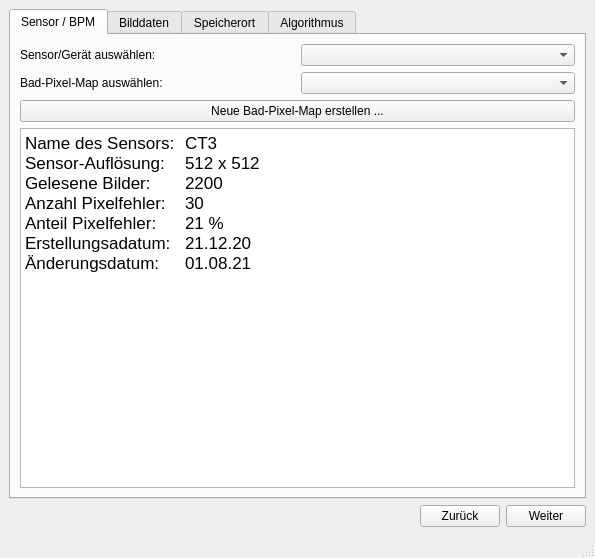
<?xml version="1.0" encoding="UTF-8"?>
<ui version="4.0">
 <class>MainWindow</class>
 <widget class="QMainWindow" name="MainWindow">
  <property name="geometry">
   <rect>
    <x>0</x>
    <y>0</y>
    <width>595</width>
    <height>558</height>
   </rect>
  </property>
  <property name="mouseTracking">
   <bool>false</bool>
  </property>
  <property name="windowTitle">
   <string>Pixelfehler Korrektur</string>
  </property>
  <widget class="QWidget" name="centralwidget">
   <layout class="QVBoxLayout" name="verticalLayout_6">
    <item>
     <layout class="QVBoxLayout" name="verticalLayout">
      <item>
       <widget class="QTabWidget" name="tabWidget">
        <property name="enabled">
         <bool>true</bool>
        </property>
        <property name="currentIndex">
         <number>0</number>
        </property>
        <widget class="QWidget" name="tabBPM">
         <attribute name="title">
          <string>Sensor / BPM</string>
         </attribute>
         <layout class="QVBoxLayout" name="verticalLayout_4">
          <item>
           <layout class="QHBoxLayout" name="horizontalLayout_6">
            <item>
             <widget class="QLabel" name="label">
              <property name="text">
               <string>Sensor/Gerät auswählen:</string>
              </property>
             </widget>
            </item>
            <item>
             <widget class="QComboBox" name="comboBoxBPMSensor"/>
            </item>
           </layout>
          </item>
          <item>
           <layout class="QHBoxLayout" name="horizontalLayout_7">
            <item>
             <widget class="QLabel" name="label_2">
              <property name="text">
               <string>Bad-Pixel-Map auswählen:</string>
              </property>
             </widget>
            </item>
            <item>
             <widget class="QComboBox" name="comboBoxBPMChoose"/>
            </item>
           </layout>
          </item>
          <item>
           <widget class="QPushButton" name="pushButtonBPM">
            <property name="text">
             <string>Neue Bad-Pixel-Map erstellen ...</string>
            </property>
           </widget>
          </item>
          <item>
           <widget class="QTextEdit" name="textEditBPM">
            <property name="verticalScrollBarPolicy">
             <enum>Qt::ScrollBarAsNeeded</enum>
            </property>
            <property name="readOnly">
             <bool>true</bool>
            </property>
            <property name="html">
             <string>&lt;!DOCTYPE HTML PUBLIC &quot;-//W3C//DTD HTML 4.0//EN&quot; &quot;http://www.w3.org/TR/REC-html40/strict.dtd&quot;&gt;
&lt;html&gt;&lt;head&gt;&lt;meta name=&quot;qrichtext&quot; content=&quot;1&quot; /&gt;&lt;style type=&quot;text/css&quot;&gt;
p, li { white-space: pre-wrap; }
&lt;/style&gt;&lt;/head&gt;&lt;body style=&quot; font-family:'.AppleSystemUIFont'; font-size:13pt; font-weight:400; font-style:normal;&quot;&gt;
&lt;p style=&quot; margin-top:0px; margin-bottom:0px; margin-left:0px; margin-right:0px; -qt-block-indent:0; text-indent:0px;&quot;&gt;Name des Sensors:	CT3&lt;/p&gt;
&lt;p style=&quot; margin-top:0px; margin-bottom:0px; margin-left:0px; margin-right:0px; -qt-block-indent:0; text-indent:0px;&quot;&gt;Sensor-Auflösung:	512 x 512&lt;/p&gt;
&lt;p style=&quot; margin-top:0px; margin-bottom:0px; margin-left:0px; margin-right:0px; -qt-block-indent:0; text-indent:0px;&quot;&gt;Gelesene Bilder:	2200&lt;/p&gt;
&lt;p style=&quot; margin-top:0px; margin-bottom:0px; margin-left:0px; margin-right:0px; -qt-block-indent:0; text-indent:0px;&quot;&gt;Anzahl Pixelfehler:	30&lt;/p&gt;
&lt;p style=&quot; margin-top:0px; margin-bottom:0px; margin-left:0px; margin-right:0px; -qt-block-indent:0; text-indent:0px;&quot;&gt;Anteil Pixelfehler:	21 %&lt;/p&gt;
&lt;p style=&quot; margin-top:0px; margin-bottom:0px; margin-left:0px; margin-right:0px; -qt-block-indent:0; text-indent:0px;&quot;&gt;Erstellungsadatum:	21.12.20&lt;/p&gt;
&lt;p style=&quot; margin-top:0px; margin-bottom:0px; margin-left:0px; margin-right:0px; -qt-block-indent:0; text-indent:0px;&quot;&gt;Änderungsdatum:	01.08.21&lt;/p&gt;&lt;/body&gt;&lt;/html&gt;</string>
            </property>
           </widget>
          </item>
         </layout>
        </widget>
        <widget class="QWidget" name="tabBilddaten">
         <attribute name="title">
          <string>Bilddaten</string>
         </attribute>
         <layout class="QVBoxLayout" name="verticalLayout_3">
          <item>
           <layout class="QHBoxLayout" name="horizontalLayout_2">
            <item>
             <widget class="QLabel" name="labelBilddaten">
              <property name="text">
               <string>Ordner der Bilddaten:</string>
              </property>
             </widget>
            </item>
            <item>
             <widget class="QLineEdit" name="lineEditBilddatenDurchsuchen">
              <property name="readOnly">
               <bool>false</bool>
              </property>
             </widget>
            </item>
            <item>
             <widget class="QPushButton" name="pushButtonBilddatenDurchsuchen">
              <property name="text">
               <string>Durchsuchen ...</string>
              </property>
             </widget>
            </item>
           </layout>
          </item>
          <item>
           <layout class="QHBoxLayout" name="horizontalLayout_3">
            <item>
             <widget class="QCheckBox" name="checkBoxBilddaten">
              <property name="enabled">
               <bool>true</bool>
              </property>
              <property name="text">
               <string>Unterordner auch importieren</string>
              </property>
             </widget>
            </item>
            <item>
             <widget class="QPushButton" name="pushButtonBilddatenImportieren">
              <property name="text">
               <string>Bilder importieren</string>
              </property>
             </widget>
            </item>
           </layout>
          </item>
          <item>
           <widget class="QTableWidget" name="tableWidgetBilddaten">
            <property name="enabled">
             <bool>true</bool>
            </property>
            <property name="editTriggers">
             <set>QAbstractItemView::NoEditTriggers</set>
            </property>
            <property name="selectionMode">
             <enum>QAbstractItemView::ExtendedSelection</enum>
            </property>
            <property name="selectionBehavior">
             <enum>QAbstractItemView::SelectRows</enum>
            </property>
            <property name="showGrid">
             <bool>true</bool>
            </property>
            <property name="sortingEnabled">
             <bool>true</bool>
            </property>
            <column>
             <property name="text">
              <string>Dateiname</string>
             </property>
            </column>
            <column>
             <property name="text">
              <string>Auflösung</string>
             </property>
            </column>
            <column>
             <property name="text">
              <string>Anzahl Bilder</string>
             </property>
            </column>
            <column>
             <property name="text">
              <string>Pfad</string>
             </property>
            </column>
           </widget>
          </item>
          <item>
           <layout class="QHBoxLayout" name="horizontalLayout_5">
            <item>
             <widget class="QPushButton" name="pushButtonBilddatenAdd">
              <property name="text">
               <string>Elemente hinzufügen ...</string>
              </property>
             </widget>
            </item>
            <item>
             <widget class="QPushButton" name="pushButtonBilddatenDelete">
              <property name="text">
               <string>Elemente löschen</string>
              </property>
             </widget>
            </item>
            <item>
             <widget class="QPushButton" name="pushButtonBilddatenDeleteAll">
              <property name="text">
               <string>Gesamte Liste löschen</string>
              </property>
             </widget>
            </item>
           </layout>
          </item>
         </layout>
        </widget>
        <widget class="QWidget" name="tabSpeicherort">
         <attribute name="title">
          <string>Speicherort</string>
         </attribute>
         <layout class="QVBoxLayout" name="verticalLayout_5">
          <item>
           <layout class="QHBoxLayout" name="horizontalLayout_4">
            <item>
             <widget class="QLabel" name="label_3">
              <property name="text">
               <string>Zielverzeichnis:</string>
              </property>
             </widget>
            </item>
            <item>
             <widget class="QLineEdit" name="lineEditSpeicherort">
              <property name="readOnly">
               <bool>false</bool>
              </property>
             </widget>
            </item>
            <item>
             <widget class="QPushButton" name="pushButtonSpeicherortDurchsuchen">
              <property name="text">
               <string>Durchsuchen ...</string>
              </property>
             </widget>
            </item>
           </layout>
          </item>
         </layout>
        </widget>
        <widget class="QWidget" name="tabAlgorithmus">
         <attribute name="title">
          <string>Algorithmus</string>
         </attribute>
         <layout class="QVBoxLayout" name="verticalLayout_2">
          <item>
           <widget class="QCheckBox" name="checkBoxAlgorithmusSuchen">
            <property name="text">
             <string>Neue Pixelfehler suchen</string>
            </property>
           </widget>
          </item>
          <item>
           <widget class="QGroupBox" name="groupBoxSuchen">
            <property name="title">
             <string/>
            </property>
            <layout class="QGridLayout" name="gridLayout">
             <item row="0" column="0">
              <widget class="QCheckBox" name="checkBox_4">
               <property name="text">
                <string>Schwellwertfilter</string>
               </property>
              </widget>
             </item>
             <item row="1" column="0">
              <widget class="QCheckBox" name="checkBox_5">
               <property name="text">
                <string>Dynamic-Check</string>
               </property>
              </widget>
             </item>
             <item row="2" column="0">
              <widget class="QCheckBox" name="checkBox_6">
               <property name="text">
                <string>Moving-Window</string>
               </property>
              </widget>
             </item>
             <item row="3" column="2">
              <widget class="QPushButton" name="pushButtonAlgorithmusSuchenEinstellungen">
               <property name="text">
                <string>Weitere Einstellungen ...</string>
               </property>
              </widget>
             </item>
             <item row="3" column="0">
              <spacer name="horizontalSpacer_5">
               <property name="orientation">
                <enum>Qt::Horizontal</enum>
               </property>
               <property name="sizeHint" stdset="0">
                <size>
                 <width>40</width>
                 <height>20</height>
                </size>
               </property>
              </spacer>
             </item>
            </layout>
           </widget>
          </item>
          <item>
           <widget class="Line" name="line">
            <property name="orientation">
             <enum>Qt::Horizontal</enum>
            </property>
           </widget>
          </item>
          <item>
           <widget class="QCheckBox" name="checkBoxAlgorithmusKorrigieren">
            <property name="text">
             <string>Bilddaten korrigieren</string>
            </property>
           </widget>
          </item>
          <item>
           <widget class="QGroupBox" name="groupBoxKorrigieren">
            <property name="title">
             <string/>
            </property>
            <layout class="QGridLayout" name="gridLayout_2">
             <item row="0" column="0">
              <widget class="QRadioButton" name="radioButton_9">
               <property name="text">
                <string>Nachbar-Verfahren</string>
               </property>
               <property name="checked">
                <bool>true</bool>
               </property>
              </widget>
             </item>
             <item row="1" column="0">
              <widget class="QRadioButton" name="radioButton_10">
               <property name="text">
                <string>Gradient-Verfahren</string>
               </property>
              </widget>
             </item>
             <item row="2" column="0">
              <widget class="QRadioButton" name="radioButton_11">
               <property name="text">
                <string>Nagao</string>
               </property>
              </widget>
             </item>
             <item row="3" column="0">
              <widget class="QRadioButton" name="radioButton_12">
               <property name="text">
                <string>Flat-Field-Korrektur</string>
               </property>
              </widget>
             </item>
             <item row="4" column="0">
              <spacer name="horizontalSpacer_2">
               <property name="orientation">
                <enum>Qt::Horizontal</enum>
               </property>
               <property name="sizeHint" stdset="0">
                <size>
                 <width>299</width>
                 <height>20</height>
                </size>
               </property>
              </spacer>
             </item>
             <item row="4" column="1">
              <widget class="QPushButton" name="pushButtonAlgorithmusKorrigierenEinstellungen">
               <property name="text">
                <string>Weitere Einstellungen ...</string>
               </property>
              </widget>
             </item>
            </layout>
           </widget>
          </item>
          <item>
           <spacer name="verticalSpacer">
            <property name="orientation">
             <enum>Qt::Vertical</enum>
            </property>
            <property name="sizeHint" stdset="0">
             <size>
              <width>20</width>
              <height>40</height>
             </size>
            </property>
           </spacer>
          </item>
         </layout>
        </widget>
       </widget>
      </item>
      <item>
       <layout class="QHBoxLayout" name="horizontalLayout">
        <item>
         <spacer name="horizontalSpacer">
          <property name="orientation">
           <enum>Qt::Horizontal</enum>
          </property>
          <property name="sizeHint" stdset="0">
           <size>
            <width>40</width>
            <height>20</height>
           </size>
          </property>
         </spacer>
        </item>
        <item>
         <widget class="QPushButton" name="pushButtonMainBack">
          <property name="text">
           <string>Zurück</string>
          </property>
         </widget>
        </item>
        <item>
         <widget class="QPushButton" name="pushButtonMainForward">
          <property name="text">
           <string>Weiter</string>
          </property>
          <property name="default">
           <bool>false</bool>
          </property>
         </widget>
        </item>
       </layout>
      </item>
     </layout>
    </item>
   </layout>
  </widget>
  <widget class="QMenuBar" name="menubar">
   <property name="geometry">
    <rect>
     <x>0</x>
     <y>0</y>
     <width>595</width>
     <height>22</height>
    </rect>
   </property>
  </widget>
  <widget class="QStatusBar" name="statusbar"/>
 </widget>
 <tabstops>
  <tabstop>tabWidget</tabstop>
  <tabstop>lineEditBilddatenDurchsuchen</tabstop>
  <tabstop>pushButtonBilddatenDurchsuchen</tabstop>
  <tabstop>checkBoxBilddaten</tabstop>
  <tabstop>pushButtonBilddatenImportieren</tabstop>
  <tabstop>tableWidgetBilddaten</tabstop>
  <tabstop>pushButtonBilddatenDelete</tabstop>
  <tabstop>pushButtonBilddatenDeleteAll</tabstop>
  <tabstop>lineEditSpeicherort</tabstop>
  <tabstop>pushButtonSpeicherortDurchsuchen</tabstop>
  <tabstop>pushButtonMainBack</tabstop>
  <tabstop>pushButtonMainForward</tabstop>
 </tabstops>
 <resources/>
 <connections/>
</ui>
